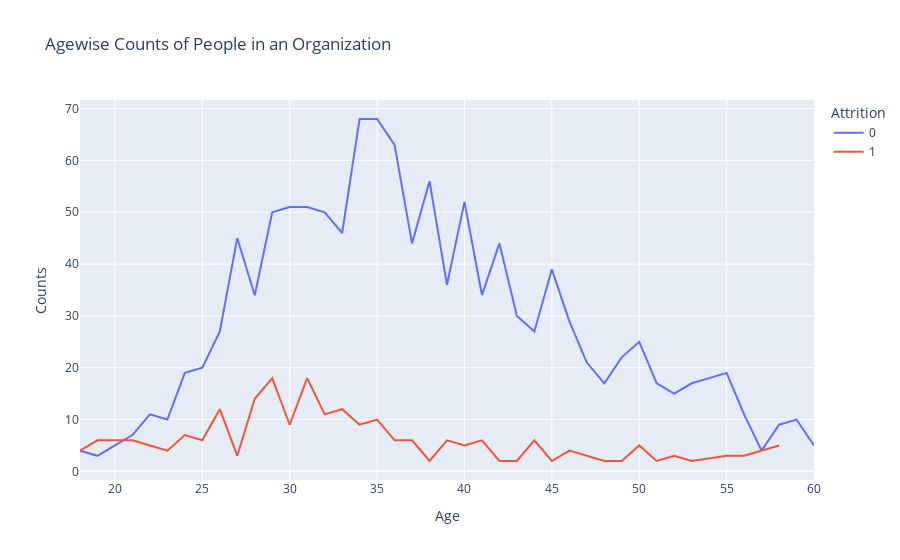

This figure's notebook cell:
### Code cell
# ..........................How is attrition dependent on Age?..........................

age_att=data.groupby(['Age','Attrition']).apply(lambda x:x['DailyRate'].count()).reset_index(name='Counts')
px.line(age_att,x='Age',y='Counts',color='Attrition',title='Agewise Counts of People in an Organization')

### Figure 1 — Plotly figure (JSON) as saved in the notebook; plotly's stock layout.template omitted (floating-point values rounded to 4 significant figures)
{"data": [{"hovertemplate": "Attrition=0<br>Age=%{x}<br>Counts=%{y}<extra></extra>", "legendgroup": "0", "line": {"color": "#636efa", "dash": "solid"}, "marker": {"symbol": "circle"}, "mode": "lines", "name": "0", "orientation": "v", "showlegend": true, "type": "scatter", "x": [18, 19, 20, 21, 22, 23, 24, 25, 26, 27, 28, 29, 30, 31, 32, 33, 34, 35, 36, 37, 38, 39, 40, 41, 42, 43, 44, 45, 46, 47, 48, 49, 50, 51, 52, 53, 54, 55, 56, 57, 58, 59, 60], "xaxis": "x", "y": [4, 3, 5, 7, 11, 10, 19, 20, 27, 45, 34, 50, 51, 51, 50, 46, 68, 68, 63, 44, 56, 36, 52, 34, 44, 30, 27, 39, 29, 21, 17, 22, 25, 17, 15, 17, 18, 19, 11, 4, 9, 10, 5], "yaxis": "y"}, {"hovertemplate": "Attrition=1<br>Age=%{x}<br>Counts=%{y}<extra></extra>", "legendgroup": "1", "line": {"color": "#EF553B", "dash": "solid"}, "marker": {"symbol": "circle"}, "mode": "lines", "name": "1", "orientation": "v", "showlegend": true, "type": "scatter", "x": [18, 19, 20, 21, 22, 23, 24, 25, 26, 27, 28, 29, 30, 31, 32, 33, 34, 35, 36, 37, 38, 39, 40, 41, 42, 43, 44, 45, 46, 47, 48, 49, 50, 51, 52, 53, 55, 56, 58], "xaxis": "x", "y": [4, 6, 6, 6, 5, 4, 7, 6, 12, 3, 14, 18, 9, 18, 11, 12, 9, 10, 6, 6, 2, 6, 5, 6, 2, 2, 6, 2, 4, 3, 2, 2, 5, 2, 3, 2, 3, 3, 5], "yaxis": "y"}], "layout": {"legend": {"title": {"text": "Attrition"}, "tracegroupgap": 0}, "title": {"text": "Agewise Counts of People in an Organization"}, "xaxis": {"anchor": "y", "domain": [0, 1], "title": {"text": "Age"}}, "yaxis": {"anchor": "x", "domain": [0, 1], "title": {"text": "Counts"}}}}
